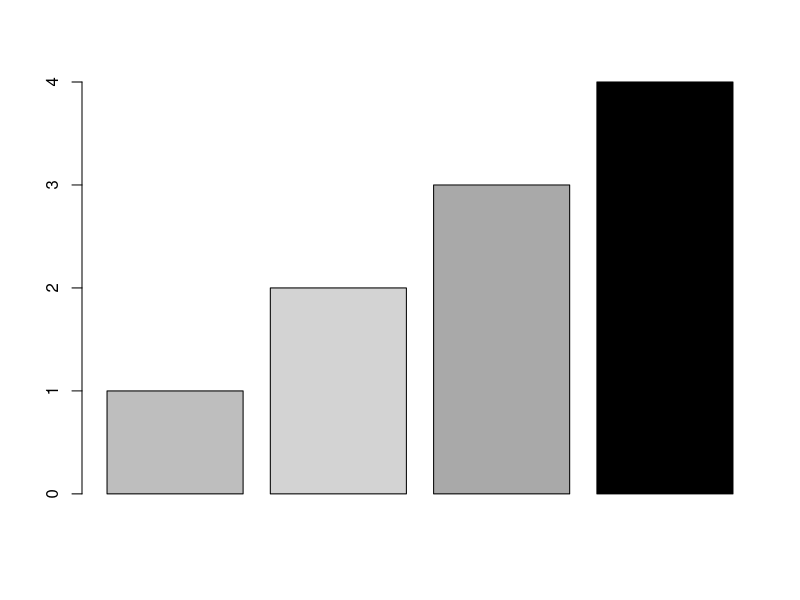
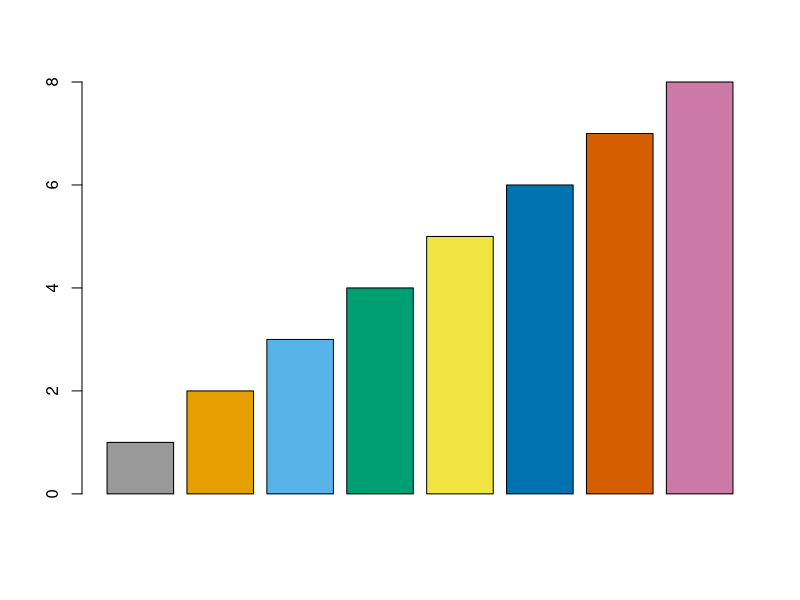
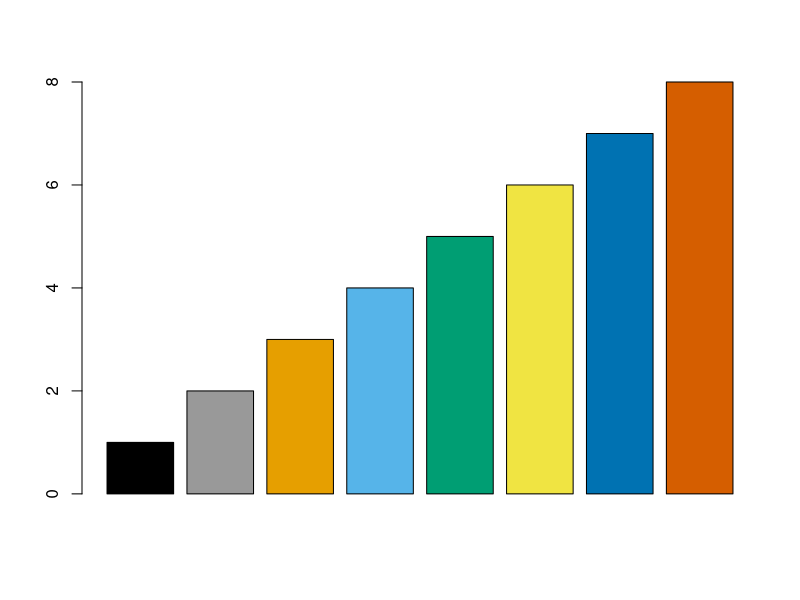
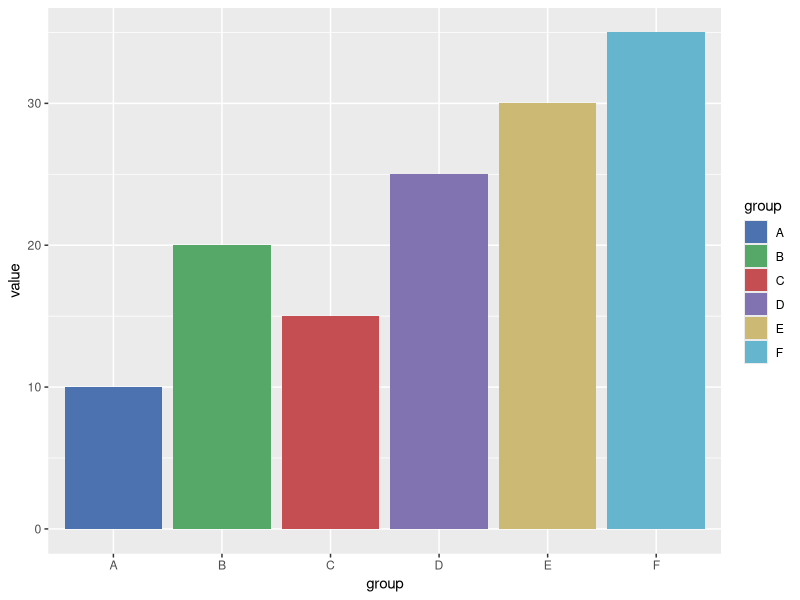

Write R code to recreate these figures, in order.
## ---- chunk 1
knitr::opts_chunk$set(fig.width = 6, fig.height = 3.8,
                      fig.align = "center", fig.retina = 3,
                      out.width = "85%", collapse = TRUE)
## ---- chunk 2
### gray colors
cb <- c("gray", "lightgray", "darkgray", "black")
barplot(1:4, col = cb)
## ---- chunk 3
#| layout-ncol: 2
## Use color blind-friendly palette:
cbp1 <- c(
  "#999999", 
  "#E69F00", 
  "#56B4E9", 
  "#009E73",
  "#F0E442", 
  "#0072B2", 
  "#D55E00", 
  "#CC79A7"
)
barplot(1:8, col = cbp1)
## ---- chunk 4
### friendly colors
cbPalette <- c(
    "#000000", 
    "#999999", 
    "#E69F00", 
    "#56B4E9", 
    "#009E73", 
    "#F0E442", 
    "#0072B2", 
    "#D55E00", 
    "#CC79A7"
)
barplot(1:8, col = cbPalette)
## ---- chunk 5
library(ggplot2)
friendly_colors <- c(
  "#4C72B0", 
  "#55A868", 
  "#C44E52", 
  "#8172B2", 
  "#CCB974", 
  "#64B5CD"
)

# Create example data frame
df <- data.frame(
    group = c("A", "B", "C", "D", "E", "F"),
    value = c(10, 20, 15, 25, 30, 35)
)

# Create plot with friendly colors
ggplot(df, aes(x = group, y = value, fill = group)) +
    geom_bar(stat = "identity") +
    scale_fill_manual(values = friendly_colors)
